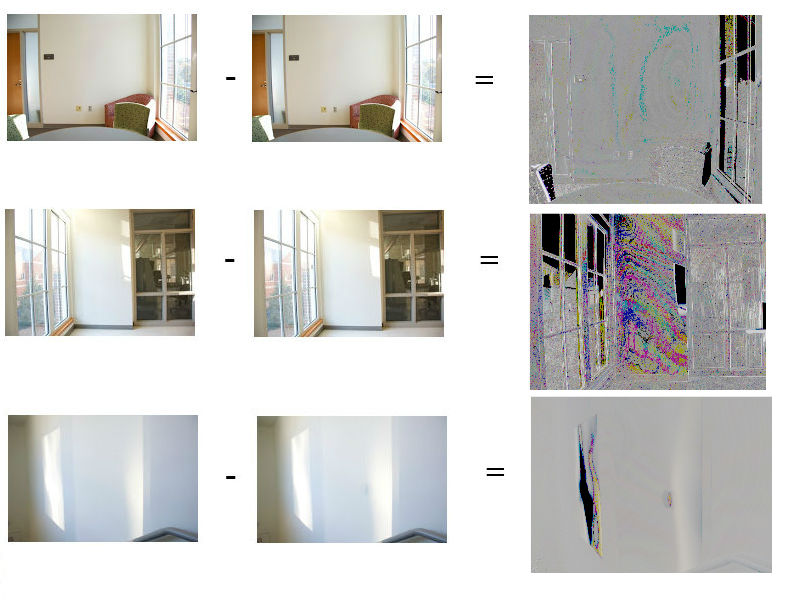
%> input picture A3/img/antipin.jpg, 800 x 600 px
$ octave --eval "stereoImage('../img/antipin.jpg');"   (GNU Octave 9; MATLAB toolbox functions it lacks are replaced by stand-ins)
%> lines starting %> are read from the running program, lines starting %| are printed output that depends on the picture
%% Stereo Pinhole Camera assignment
% In this assignment, we took pictures with a pinhole camera. There were
% two pinholes in our camera, one covered with a red filter, and another
% with a blue filter. We aligned the images to create a color, stereo
% image. Then we compared points in both images to determine their depth in
% the scene.
function [] = stereoImage(imagePath)
%> called with imagePath = '../img/antipin.jpg'
    %% Read in the image and apply corrections
    % Flip the image horizontally to correct light flip from pinhole. Then,
    % separate into color channels based on filters.
    image = flip(im2double(imread(imagePath)));
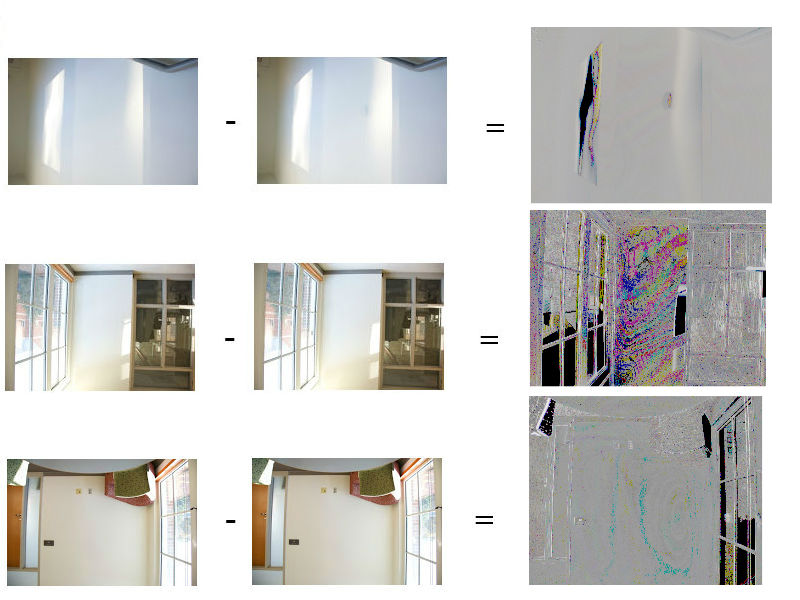
%> image: size 600x800x3 double; mean R, G, B 0.807, 0.805, 0.796
    red = image(:, :, 1);
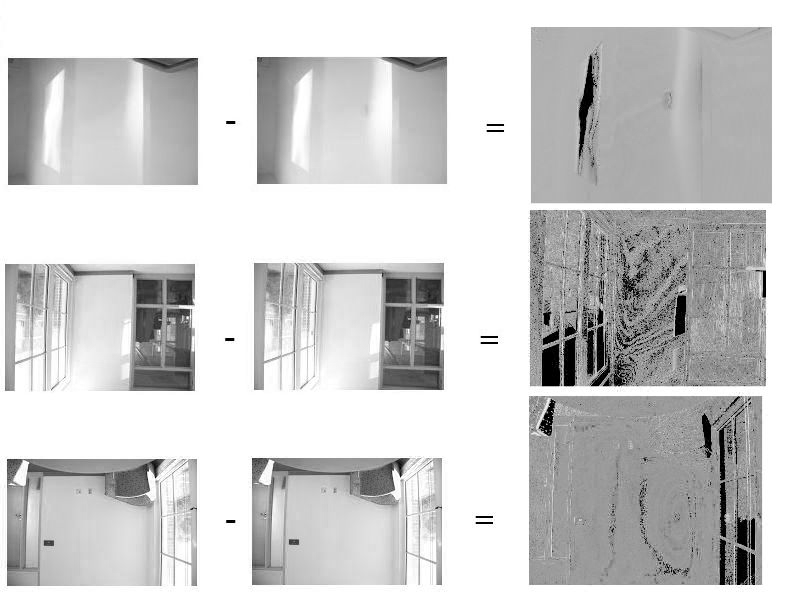
%> red: size 600x800 double; min 0, max 1, mean 0.807
    green = image(:, :, 2);
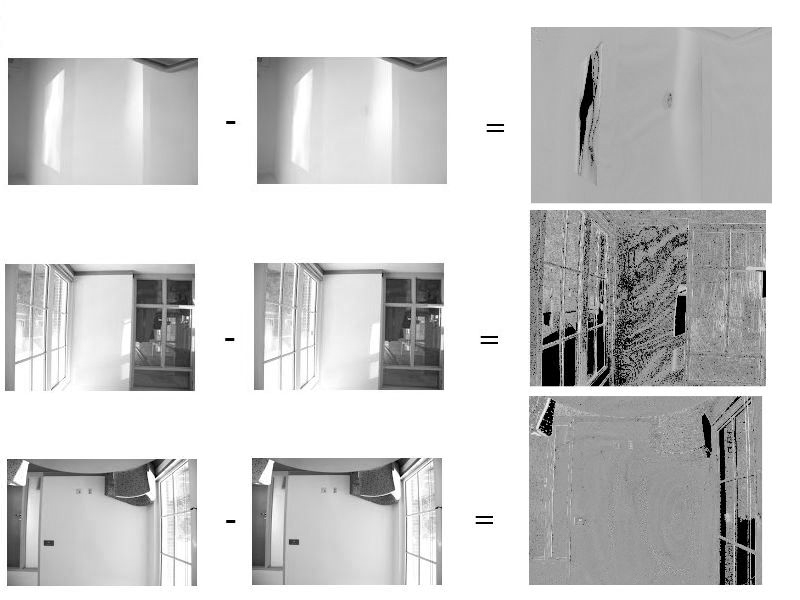
%> green: size 600x800 double; min 0, max 1, mean 0.805
    blue = image(:, :, 3);
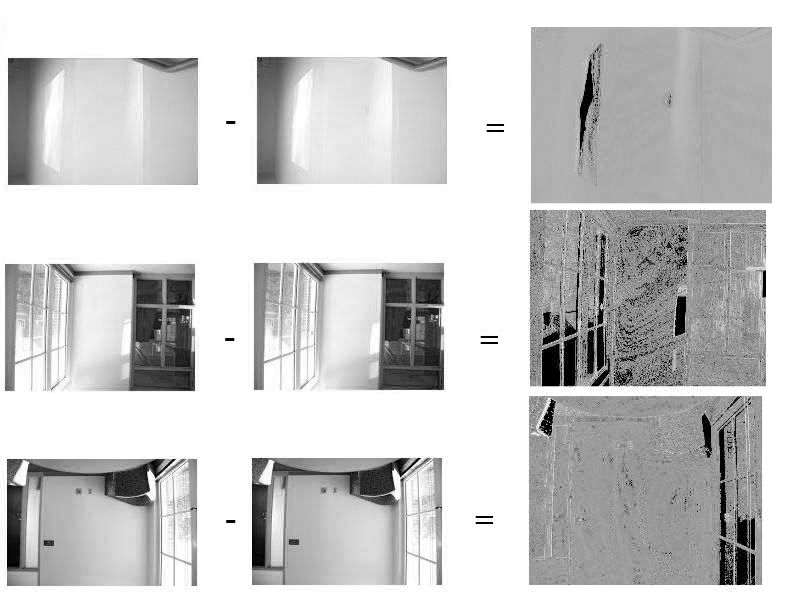
%> blue: size 600x800 double; min 0, max 1, mean 0.796
    %% Show the images
    plotN = 2;
    plotM = 3;
    shiftedRed = red;
    shiftedBlue = blue;
    figure(1);
    subplot(plotN, plotM, 1);
    imshow(shiftedRed);
    title('Red pinhole image');

    subplot(plotN, plotM, 2);
    imshow(shiftedBlue);
    title('Blue pinhole image');

    subplot(plotN, plotM, 3);
    imshow(green);
    title('?? pinhole image');

    %% Align the stereo pair
    % Use ginput to select corresponding points and shift the images to
    % line up with each other. Do this 'nAlignPts' times.
    nAlignPts = 3; % The number of points to use in the alignment (arbitrary)
    for i = 1 : nAlignPts
        subplot(plotN, plotM, 1);
        title('Select a red constraint point');
%> (the run ends here)

$ run again, on A3/img/apin.jpg
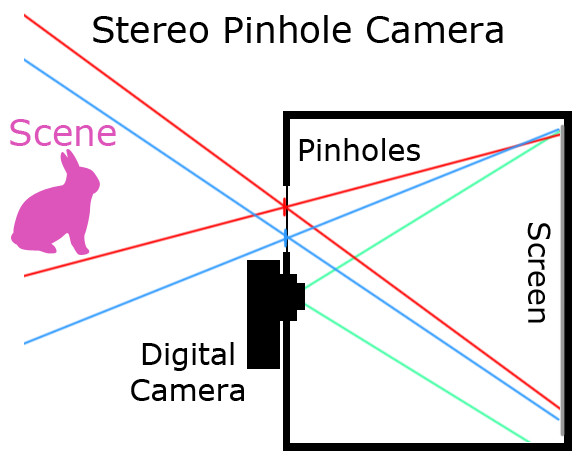
%> input picture A3/img/apin.jpg, 579 x 459 px
%> in stereoImage, `image = flip(im2double(imread(imagePath)));`:
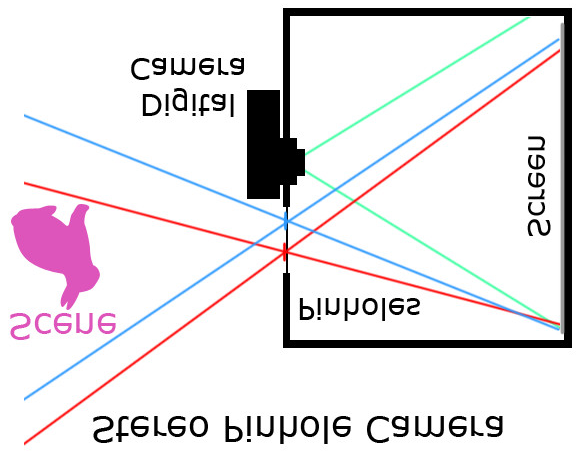
%> image: size 459x579x3 double; mean R, G, B 0.909, 0.895, 0.906
%> in stereoImage, `blue = image(:, :, 3);`:
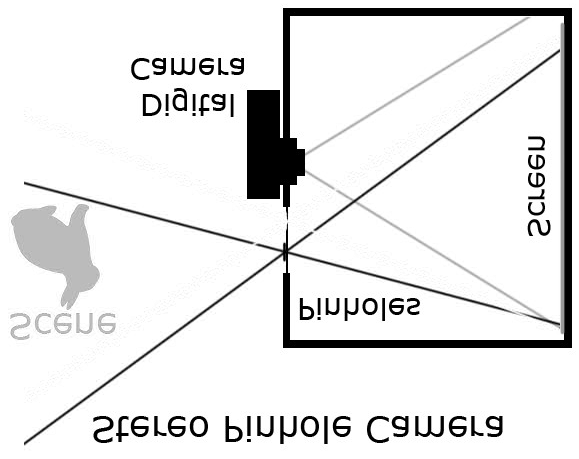
%> blue: size 459x579 double; min 0, max 1, mean 0.906

$ run again, on A3/img/camera.jpg
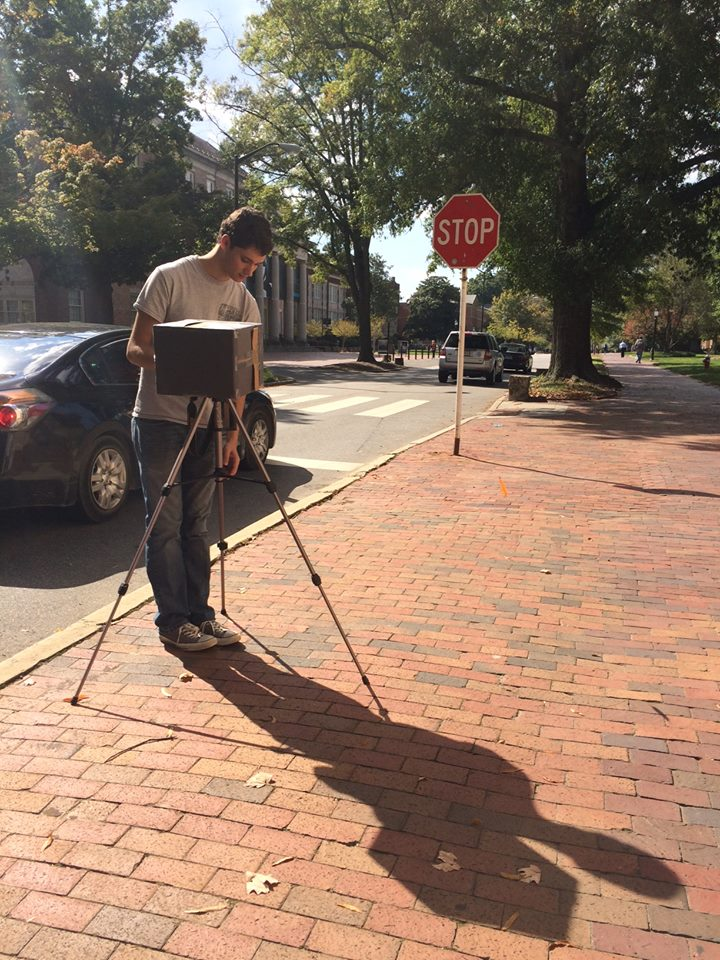
%> input picture A3/img/camera.jpg, 720 x 960 px
%> in stereoImage, `red = image(:, :, 1);`:
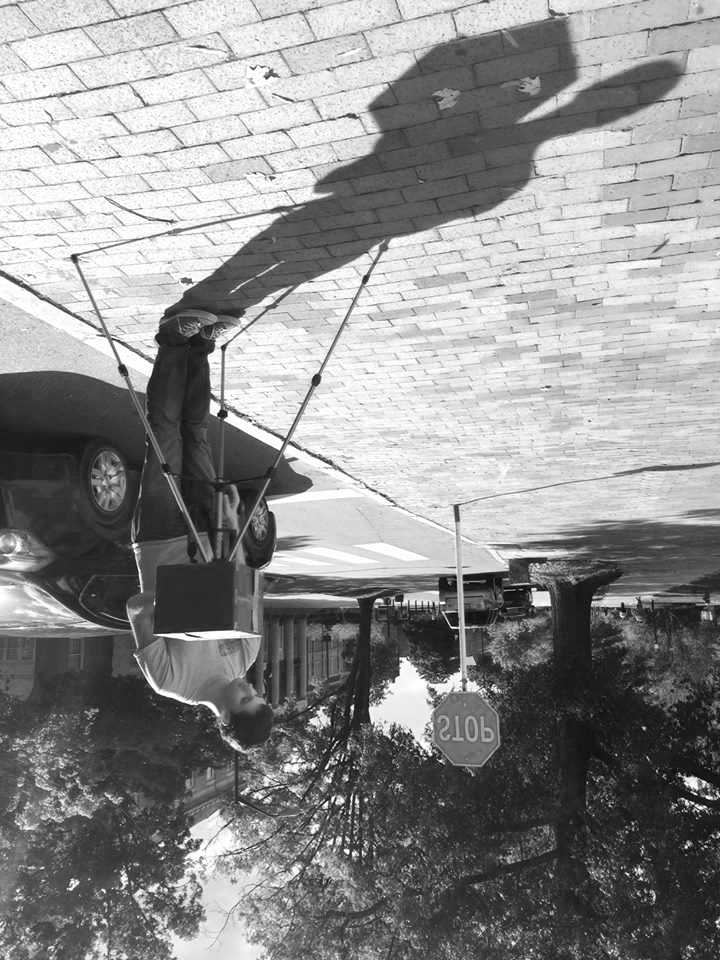
%> red: size 960x720 double; min 0, max 1, mean 0.553
%> in stereoImage, `blue = image(:, :, 3);`:
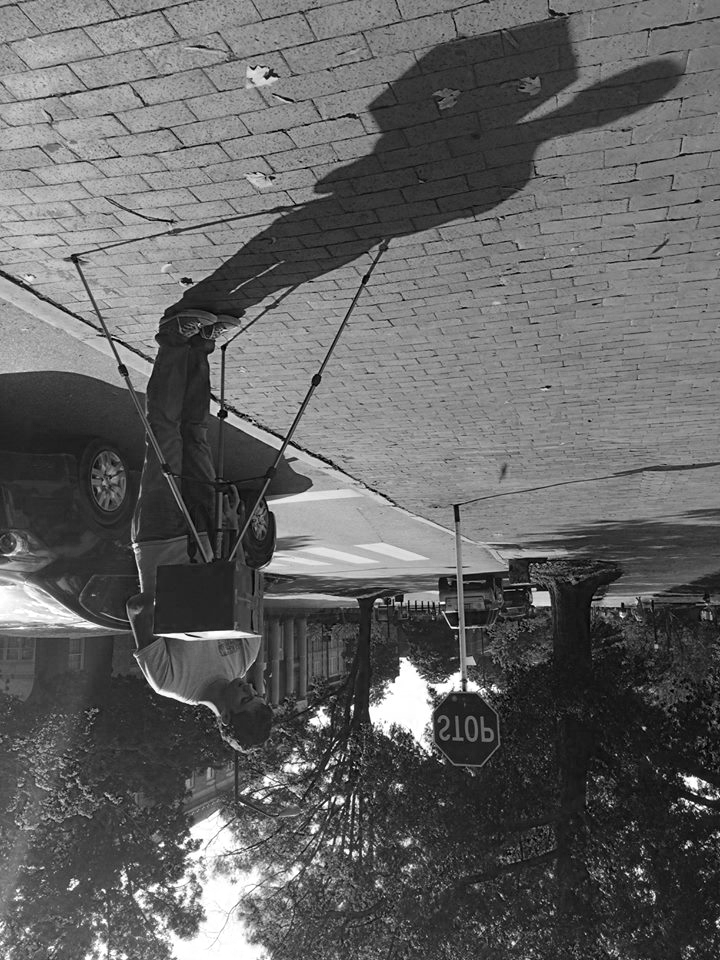
%> blue: size 960x720 double; min 0, max 1, mean 0.388
